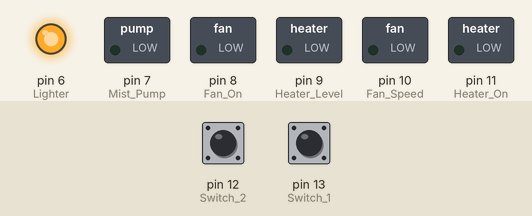
A sketch run on a simulated Arduino Uno, built with avr-gcc and run on an emulated ATmega328P. On the bench: switched loads named in the sketch (green lamp = pin HIGH), output pins drawn as LEDs (lit = HIGH). The test bench sets the inputs (shaded band); at power-on: pin 13 (Switch_1) HIGH, pin 12 (Switch_2) HIGH. What the sketch prints to the serial monitor is not drawn.

Above: at 0.1 s.
At 1.03 s:
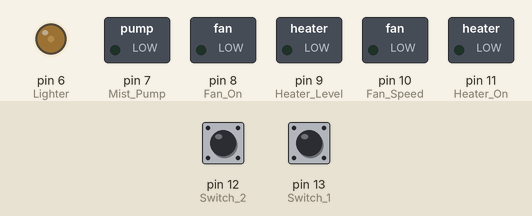
At 2.2 s:
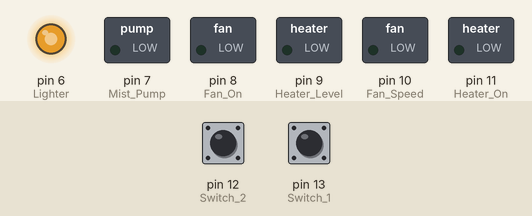
2.3 s: pin 13 (Switch_1) pulled LOW for 1 s
4.8 s: pin 13 (Switch_1) pulled LOW for 0.15 s
7.9 s: pin 13 (Switch_1) pulsed LOW 2 times (0.12 s each, 0.3 s apart)
11.5 s: pin 13 (Switch_1) pulsed LOW 5 times (0.12 s each, 0.3 s apart)
Timing chart, 0 to 14.5 s (numbered marks = the images above; inputs shaded):
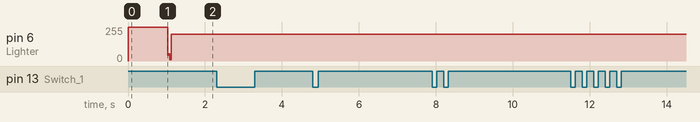

The sketch:

Light_PID.ino
```cpp
#define Switch_1        13
#define Switch_2        12
#define Heater_On       11
#define Heater_Level    9
#define Lighter         6
#define Fan_On          8
#define Fan_Speed       10
#define Mist_Pump       7
int error = 0;
uint8_t Status_Sw1, Status_Sw2;
byte DataRead[17];
bool ClearStatus;
char Datatran[255];
int kp = 25;
int base = 200;
float Hu ;
float Tem ;
int a ;
int b ;
int c ;
int Light;

void setup() {
  // put your setup code here, to run once:
  Serial.begin(9600);


  pinMode(Switch_1, INPUT);
  pinMode(Switch_2, INPUT);
  pinMode(Heater_On, OUTPUT);
  pinMode(Heater_Level, OUTPUT);
  pinMode(Lighter, OUTPUT);
  pinMode(Fan_On, OUTPUT);
  pinMode(Fan_Speed, OUTPUT);
  pinMode(Mist_Pump, OUTPUT);

  digitalWrite(Heater_On, LOW);
  analogWrite(Heater_Level, 0);
  analogWrite(Lighter, 255);
  digitalWrite(Fan_On, LOW);
  analogWrite(Fan_Speed, 0);
  digitalWrite(Mist_Pump, LOW);
  ClearStatus = false;

  delay(1000);
}

void loop() {
  Status_Sw1 = digitalRead(Switch_1);
  Status_Sw2 = digitalRead(Switch_2);
  //  if (Status_Sw2 == 0)
  //  {
  //    digitalWrite(7,HIGH);
  //  }
  //  else
  //  {
  //    digitalWrite(7,LOW);
  //  }
  //digitalWrite(7,HIGH);

  CommandReadSensor();
  //  Serial.print("OK");
  //  Serial.print(DataRead[0], HEX );
  //  Serial.print(" ");
  //  Serial.print(DataRead[1], HEX );
  //  Serial.print("  ");
  //  Serial.print(DataRead[2], HEX );
  //  Serial.print(" ");
  //  Serial.print(DataRead[3], HEX );
  //  Serial.print(" ");
  //  Serial.print(DataRead[4], HEX );
  //  Serial.print(" ");
  //  Serial.print(DataRead[5], HEX );
  //  Serial.print("   ");
  //  Serial.print(DataRead[6], HEX );
  //  Serial.print(" ");
  //  Serial.print(DataRead[7], HEX );
  //  Serial.print(" ");
  //  Serial.print(DataRead[8], HEX );
  //  Serial.print("  ");
  //  Serial.print(DataRead[9], HEX );
  //  Serial.print("   ");
  //  Serial.print(DataRead[10], HEX );
  //  Serial.print(" ");
  //  Serial.print(DataRead[11], HEX );
  //  Serial.print(" ");
  //  Serial.print(DataRead[12]);
  //  Serial.print(" ");
  //  Serial.print(DataRead[13], HEX );
  //  Serial.print(" ");
  //  Serial.print(DataRead[14], HEX );
  //  Serial.print(" ");
  //  Serial.println(DataRead[15], HEX );
  byte g = 0;
  String DataRead_10;
  if ((DataRead[10]) < 10)
  {
    DataRead_10 = String(g) + String(DataRead[10]);
  }
  else
  {
    DataRead_10 = String(DataRead[10]);
  }
  String DataRead_11;
  if ((DataRead[11]) < 10)
  {
    DataRead_11 = String(g) + String(DataRead[11]);
  }
  else
  {
    DataRead_11 = String(DataRead[11]);
  }

  String Buffer_2 = String(DataRead[0]) + String(DataRead[3]) + String(DataRead[4]) + String(DataRead[5]) + String(DataRead[7]) + String(DataRead[8]) + String(DataRead[9]) + String(DataRead_10) + String(DataRead_11) + String(DataRead[12]) + String(DataRead[13]) +  String(DataRead[14]) + String(DataRead[15]);
  String Humanity = String(DataRead[3]) + String(DataRead[4]) + "." + String(DataRead[5]);
  String Temp = String(DataRead[7]) + String(DataRead[8]) + "." + String(DataRead[9]);
  String Light_1 = String(DataRead[10]);
  String Light_2 = String(DataRead_11);
  String Light_3 = String(DataRead[12]);
  Hu = Humanity.toFloat();
  Tem = Temp.toFloat();
  a = Light_1.toInt();
  b = Light_2.toInt();
  c = Light_3.toInt();
  Light = (a * 16 * 16) + (b * 16) + c;
  Serial.println("Humanity = " + String(Hu) + ":" + "Temp = " + String(Tem) + ":" + "Light" + String(Light));
  delay(25);
  if (Light <= 1500 && Light >= 1400)
  {
    error = 0;
  }
  if (Light <= 1400 && Light >= 1300)
  {
    error = -1;
  }
  if (Light <= 1300 && Light >= 1200)
  {
    error = -2;
  }
  if (Light <= 1200 && Light >= 1100)
  {
    error = -3;
  }
  if (Light <= 1100)
  {
    error = -4;
  }
  if (Light <= 1600 && Light >= 1500)
  {
    error = 1;
  }
  if (Light <= 1700 && Light >= 1600)
  {
    error = 2;
  }
  if (Light <= 1800 && Light >= 1700)
  {
    error = 3;
  }
  if (Light <= 1900 && Light >= 1800)
  {
    error = 4;
  }
  if ( Light >= 1900)
  {
    error = 5;
  }
  if (Status_Sw1 == 0)
  {
    Serial.print(String(error) + "." + String(Light));
  }
  kp = kp * error;
  analogWrite(Lighter, base - kp);
  //  digitalWrite(Fan_On, HIGH);
  //  digitalWrite(Heater_On, LOW);
  //
  //  analogWerite(Fan_Speed, 255);
  //  analogWrite(Heater_Level, 255);
  //  analogWrite(Lighter, 255);

  while (Status_Sw1 == 0) {
    Status_Sw1 = digitalRead(Switch_1);
  }
}
void CommandReadSensor() {

  boolean LoopRead = true;
  int Buffer_1;
  byte CommandSend[5];
  byte BufferClear;
  bool BitClear;


  //0x02 0x0A 0x23 0x2D 0x03
  CommandSend[0] = 0x02;
  CommandSend[1] = 0x0A;
  CommandSend[2] = 0x23;
  CommandSend[3] = 0x2D;
  CommandSend[4] = 0x03;

  Serial.write(CommandSend, 5);

  while (LoopRead) {

    if (Serial.available()) {

      if (ClearStatus) {

        goto Label_1;
      }

      DataRead[0] = Serial.read();

      if (DataRead[0] == 0x02) {

Label_1:
        ClearStatus = false;

        for (int i = 1; i < 15; i++) {

          while (!(Serial.available())) {

            //
          }

          DataRead[i] = Serial.read();
        }

        if (DataRead[14] == 0x03) {

          if (DataRead[1] == 0x0B) {

            Buffer_1 = DataRead[1] + DataRead[2] + DataRead[3] + DataRead[4] + DataRead[5] + DataRead[6] + DataRead[7] + DataRead[8] + DataRead[9] + DataRead[10] + DataRead[11] + DataRead[12];
            if (DataRead[13] == Buffer_1) {

              //Status = true;

            }
          }
        }
        else {

          goto Label_2;
        }

        LoopRead = false;
      }

      else {
Label_2:
        BitClear = true;

        while (BitClear) {

          unsigned long previousMicros = micros();

          while (!(Serial.available())) {

            unsigned long currentMicros = micros();

            if (currentMicros - previousMicros >= 100) {

              goto Label_3;
            }
          }

          BufferClear = Serial.read();
          if (BufferClear == 0x02) {

            BitClear = false;
            ClearStatus = true;
          }
        }

        //Label_3:
        //BitClear = false;
        //LoopRead = false;
      }
    }

Label_3:
    BitClear = false;
    LoopRead = false;
  }
}
```

Measured:
- after the input at 2.3 s, every drawn part: stays the same
- after the input at 4.8 s, every drawn part: stays the same
- after the input at 7.9 s, every drawn part: stays the same
- after the input at 11.5 s, every drawn part: stays the same
